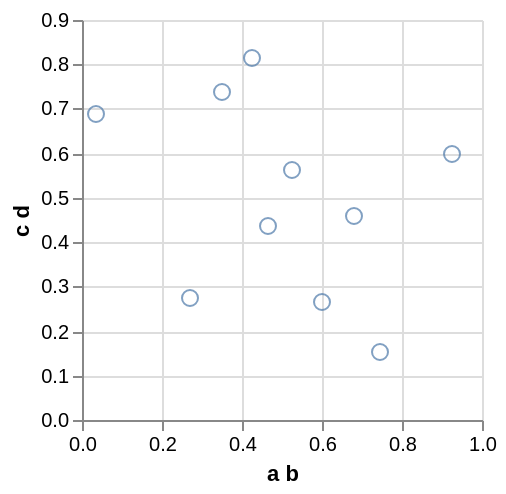

The Vega-Lite source for this figure:
### Vega specification from a JSON file in a GitHub repository (floating-point values rounded to 4 significant figures)
{"$schema": "http://vega.github.io/schema/vega/v3.0.json", "autosize": "pad", "padding": 5, "encode": {"update": {"fill": {"value": "transparent"}}}, "data": [{"name": "source_0", "values": [{"a b": 0.9229, "c d": 0.5983}, {"a b": 0.682, "c d": 0.46}, {"a b": 0.03553, "c d": 0.6864}, {"a b": 0.3491, "c d": 0.7368}, {"a b": 0.4248, "c d": 0.813}, {"a b": 0.5239, "c d": 0.5616}, {"a b": 0.4668, "c d": 0.4366}, {"a b": 0.2692, "c d": 0.2747}, {"a b": 0.601, "c d": 0.2649}, {"a b": 0.7458, "c d": 0.1544}]}, {"name": "data_0", "source": "source_0", "transform": [{"type": "formula", "expr": "toNumber(datum[\"a b\"])", "as": "a b"}, {"type": "formula", "expr": "toNumber(datum[\"c d\"])", "as": "c d"}, {"type": "filter", "expr": "datum[\"a b\"] !== null && !isNaN(datum[\"a b\"]) && datum[\"c d\"] !== null && !isNaN(datum[\"c d\"])"}]}], "signals": [{"name": "width", "update": "200"}, {"name": "height", "update": "200"}], "marks": [{"name": "marks", "type": "symbol", "role": "point", "from": {"data": "data_0"}, "encode": {"update": {"x": {"scale": "x", "field": "a b"}, "y": {"scale": "y", "field": "c d"}, "stroke": {"value": "#4c78a8"}, "fill": {"value": "transparent"}, "opacity": {"value": 0.7}}}}], "scales": [{"name": "x", "type": "linear", "domain": {"data": "data_0", "field": "a b"}, "range": [0, 200], "round": true, "nice": true, "zero": true}, {"name": "y", "type": "linear", "domain": {"data": "data_0", "field": "c d"}, "range": [200, 0], "round": true, "nice": true, "zero": true}], "axes": [{"scale": "x", "orient": "bottom", "tickCount": 5, "title": "a b", "zindex": 1}, {"scale": "x", "domain": false, "grid": true, "labels": false, "orient": "bottom", "tickCount": 5, "ticks": false, "zindex": 0, "gridScale": "y"}, {"scale": "y", "orient": "left", "title": "c d", "zindex": 1}, {"scale": "y", "domain": false, "grid": true, "labels": false, "orient": "left", "ticks": false, "zindex": 0, "gridScale": "x"}]}
